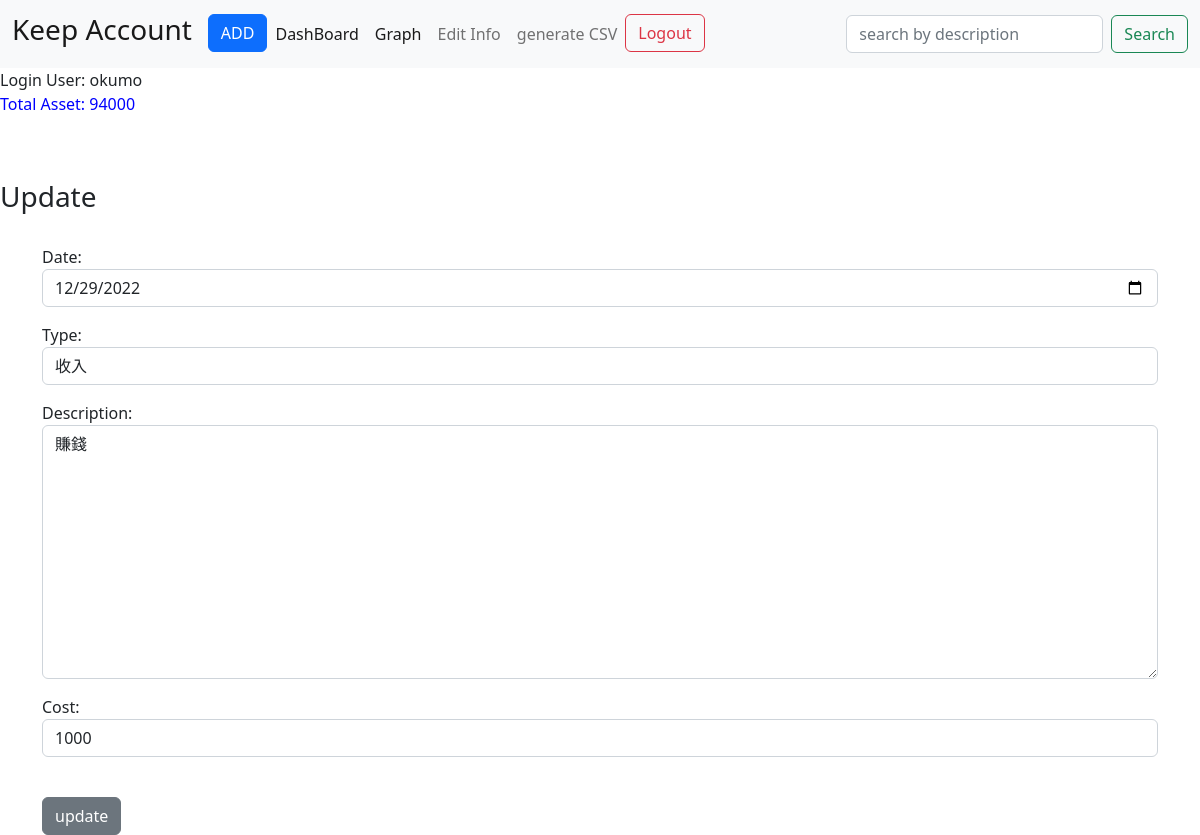
Page /keepAccount/update/31 (signed in) on the committed database.
### keepAccount/models.py (models this page shows, shortened)
class account(models.Model):
    user=models.ForeignKey(User,blank=True,null=True, on_delete=models.CASCADE)
    description=models.TextField(blank=True)
    cost=models.IntegerField()
    date=models.DateField()
    type=models.CharField(max_length = 20,choices = TYPE_CHOICES,default = '1')

### keepAccount/views.py (the view, shortened to what this page needs)
# urls.py: path('update/<id>',views.update,name='update'),
def update(request,id):
    item=account.objects.get(pk=id)
    form=editForm(request.POST or None, instance=item)
    temp=item.cost
    if assets.objects.filter(user=request.user).exists():
        items=assets.objects.get(user=request.user)
        return render(request,'keepAccount/update.html',{
            'editForm':editForm,
            'item':item,
            'form':form,
            'items':items.asset
            })
    return render(request,'keepAccount/update.html',{
            'editForm':editForm,
            'item':item,
            'form':form,
            })

### keepAccount/forms.py
class editForm(ModelForm):
    class Meta:
        model=account
        fields=('date','type','description','cost')
        widgets = {
            'date': DateInput()
        }
    def __init__(self, *args, **kwargs):
        super(editForm,self).__init__(*args, **kwargs)
        self.fields['date'].widget.attrs['class']='form-control'
        self.fields['type'].widget.attrs['class']='form-control'
        self.fields['description'].widget.attrs['class']='form-control'
        self.fields['cost'].widget.attrs['class']='form-control'

### keepAccount/templates/keepAccount/update.html (shortened to what this page needs)
{% extends "keepAccount/base.html" %}
{% block body %}
<br>
<h3>Update</h3>
<br>
<div class="container">
    <form action="" method="POST">
        {{form.as_p}}
        <br>
        <input type="submit" value='update' class="btn btn-secondary">
    </form>
</div>
{% endblock %}

### keepAccount/templates/keepAccount/base.html (shortened to what this page needs)
<!DOCTYPE html>
<html lang="en">
<head>
    <link href="https://cdn.jsdelivr.net/npm/bootstrap@5.2.3/dist/css/bootstrap.min.css" rel="stylesheet"
>
</head>
<body>
    <nav class="navbar navbar-expand-lg bg-light">
        <div class="container-fluid">
            <a class="navbar-brand" href="{% url 'index' %}">
                <h3>Keep Account</h3>
            </a>
            <div class="collapse navbar-collapse" id="navbarSupportedContent">
                <ul class="navbar-nav me-auto mb-2 mb-lg-0">
                    <li class="nav-item">
                        <button type="button" class="btn btn-primary" data-bs-toggle="modal"
                            data-bs-target="#exampleModal">
                            ADD
                        </button>
                    </li>
                    <li class="nav-item">
                        <a class="nav-link active" href="{%url 'overview'%}">DashBoard</a>
                    </li>
                    <li><a class="nav-link active" href="{% url 'graph' %}">Graph</a></li>
                    <li class="nav-item">
                        <a class="nav-link" href="{% url 'asset' %}">Edit Info</a>
                    </li>
                    <li class="nav-item">
                        <a class="nav-link" href="{% url 'generateCSV' %}">generate CSV</a>
                    </li>
                    <li class="nav-item">
                        {% if user.is_authenticated %}
                        <a class="btn btn-outline-danger" href="{%url 'logout'%}">Logout</a>
                        {% else %}
                        <a class="btn btn-outline-danger" href="{%url 'login'%}">Log In Here</a>
                        {% endif %}
                    </li>
                </ul>
                <form class="d-flex" role="search" action="{% url 'search'%}" method="POST">
                    <input class="form-control me-2" type="search" placeholder="search by description"
                        aria-label="Search" name="searched">
                    <button class="btn btn-outline-success" type="submit">Search</button>
                </form>
            </div>
        </div>
    </nav>
    Login User: {{user}}
    <br>
    <p style="color: blue;">
        {% if items %}
        Total Asset: {{items}}
        {% endif %}
    </p>
    <br>
    {% block body %}
    {% endblock %}
</body>
</html>

### rows in the picture
account: date "12/29/2022", type "收入", description "賺錢", cost "1000"

### other values in the picture
{{ user }} "okumo"
{{ items }} "94000"
